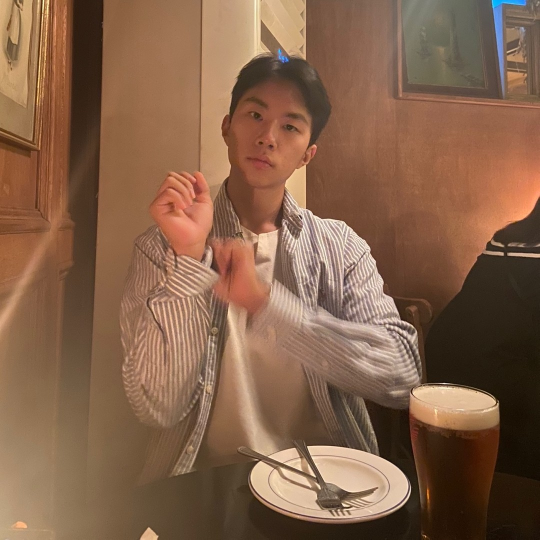
#> input picture Exploration/Ex04/human_segmentation/images/my_image.png, 1079 x 1079 px, found by its file name (shown at 1/2 size)
$ jupyter execute --allow-errors 0729.ipynb   (shell and % lines are left out)
#> lines starting #> are read from the running program, lines starting #| are printed output that depends on the picture
# 환경 변수 세팅

[cell 1]
# cv2: OpenCV 라이브러리로, 실시간 컴퓨터 비전을 목적으로 한 프로그래밍 라이브러리
# numpy(NumPy): 행렬이나 대규모 다차원 배열을 쉽게 처리할 수 있도록 지원하는 라이브러리. 데이터 구조 외에도 수치 계산을 위해 효율적으로 구현된 기능을 제공
# torch: PyTorch. 딥러닝 및 텐서 연산을 위한 라이브러리. 인공지능 모델을 만들거나 불러와 추론하는 도구
# torchvision: 이미지 변환 및 전처리를 위한 torchvision의 transform 모듈
# deeplabv3_resnet101: 사전 학습된 DeepLabV3 모델. 이미지를 분류하도록 학습된 모델
# matplotlib: 파이썬 프로그래밍 언어 및 수학적 확장 NumPy 라이브러리를 활용한 플로팅 라이브러리로, 데이터 시각화 도구

import cv2
import os
import numpy as np
import torch
import torchvision.transforms as T
from torchvision.models.segmentation import deeplabv3_resnet101
import matplotlib.pyplot as plt

print('슝=3')

[cell 2]
# 준비한 이미지 파일의 경로를 이용하여, 이미지 파일을 읽음
# cv2.imread(경로): 경로에 해당하는 이미지 파일을 읽어서 변수에 저장

home_dir = os.getenv('HOME')
img_path = os.path.join(home_dir, "work/human_segmentation/images/my_image.png")
img_orig = cv2.imread(img_path)
#> img_orig is the input picture: shape (1079, 1079, 3); mean B, G, R 74, 97.9, 132.6

print(f"이미지 크기: {img_orig.shape}")
#| 이미지 크기: (1079, 1079, 3)

# cv2.cvtColor(입력 이미지, 색상 변환 코드): 입력 이미지의 색상 채널을 변경
# cv2.COLOR_BGR2RGB: 이미지 색상 채널을 변경 (BGR 형식을 RGB 형식으로 변경)
# plt.imshow(): 저장된 데이터를 이미지의 형식으로 표시, 입력은 RGB(A) 데이터 혹은 2D 스칼라 데이터
# plt.show(): 현재 열려있는 모든 figure를 표시 (여기서 figure는 이미지, 그래프 등)

plt.imshow(cv2.cvtColor(img_orig, cv2.COLOR_BGR2RGB))
plt.show()

#> (a cell that did not finish here is left out)

#> (a cell that did not finish here is left out)

#> (a cell that did not finish here is left out)

#> (a cell that did not finish here is left out)

==================================================================================

PASCAL VOD 데이터로 학습된 모델을 사용할 것이다.

모델마다 학습시킨 데이터에 따라 결괏값이 달라지므로 어떤 데이터를 학습시켰는 지 '확인'하는 것이 중요하다.

[cell 7]
#pascalvoc 데이터의 라벨종류
LABEL_NAMES = [
    'background', 'aeroplane', 'bicycle', 'bird', 'boat', 'bottle', 'bus',
    'car', 'cat', 'chair', 'cow', 'diningtable', 'dog', 'horse', 'motorbike',
    'person', 'pottedplant', 'sheep', 'sofa', 'train', 'tv'
]
len(LABEL_NAMES)
# Background를 제외하면 20개의 클래스가 있다.

#> (a cell that did not finish here is left out)

#> (a cell that did not finish here is left out)

#> (a cell that did not finish here is left out)

[cell 11]
#컬러맵 만들기
# 출력물을 살펴보기

colormap = np.zeros((256, 3), dtype=int)
ind = np.arange(256, dtype=int)

for shift in reversed(range(8)):
    for channel in range(3):
        colormap[:, channel] |= ((ind >> channel) & 1) << shift
    ind >>= 3

colormap[:20]  # 생성한 20개의 컬러맵 출력

[cell 12]
colormap[15] #컬러맵 15에 해당하는 배열 출력 (pacalvoc에 LABEL_NAMES 15번째인 사람)

#> (a cell that did not finish here is left out)

#> (a cell that did not finish here is left out)

배경 흐리게 하기 blur()

[cell 15]
# (13,13)은 blurring kernel size를 뜻합니다
# 다양하게 바꿔서 blur 강도를 조절할 수 있다.
img_orig_blur = cv2.blur(img_orig, (13, 13))
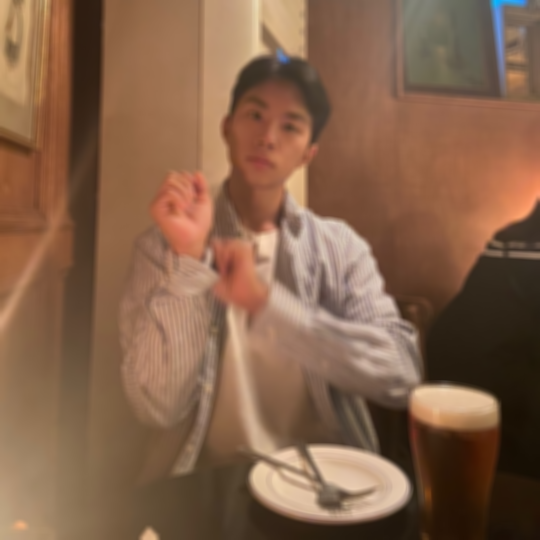
#> img_orig_blur: shape (1079, 1079, 3) (shown at 1/2 size); mean B, G, R 74, 97.9, 132.6

plt.imshow(cv2.cvtColor(img_orig_blur, cv2.COLOR_BGR2RGB))
plt.show()

bitwise_not 함수를 이용하면 이미지가 반전된다.

원래 마스크에서는 배경이 0, 사람이 255였으니 bitwise_not 연산을 하고 나면 배경은 255, 사람은 0이 되게 됨.

#> (a cell that did not finish here is left out)

### 과제: 아웃포커싱 효과가 적용된 인물모드 사진
이제 흐린 배경과 원본 이미지를 합치기만 하면 된다.

#> (a cell that did not finish here is left out)

#> (a cell that did not finish here is left out)

# 인물 모드 문제점 찾기

[cell 19]
# 고양이와 사막 이미지 불러오기
home_dir = os.getenv('HOME')
cat_img_path = os.path.join(home_dir, "work/human_segmentation/images/cat.png")
sand_img_path = os.path.join(home_dir, "work/human_segmentation/images/sand.png")

cat_img = cv2.imread(cat_img_path)
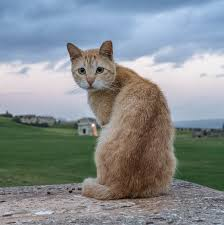
#> input picture Exploration/Ex04/human_segmentation/images/cat.png, 224 x 225 px, found by its file name
#> cat_img is the input picture: shape (225, 224, 3); mean B, G, R 142.8, 140.1, 133.9
sand_img = cv2.imread(sand_img_path)
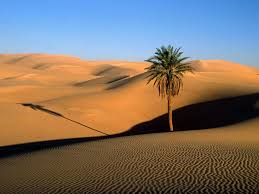
#> input picture Exploration/Ex04/human_segmentation/images/sand.png, 259 x 194 px, found by its file name
#> sand_img is the input picture: shape (194, 259, 3); mean B, G, R 106.3, 116.5, 128.4

cat_img = cv2.cvtColor(cat_img, cv2.COLOR_BGR2RGB)
sand_img = cv2.cvtColor(sand_img, cv2.COLOR_BGR2RGB)

print(f"원본 고양이 이미지 크기: {cat_img.shape}")
#| 원본 고양이 이미지 크기: (225, 224, 3)
print(f"배경(사막) 이미지 크기: {sand_img.shape}")
#| 배경(사막) 이미지 크기: (194, 259, 3)

plt.figure(figsize=(10, 5))
plt.subplot(1, 2, 1)
plt.imshow(cat_img)

plt.subplot(1, 2, 2)
plt.imshow(sand_img)

plt.show()
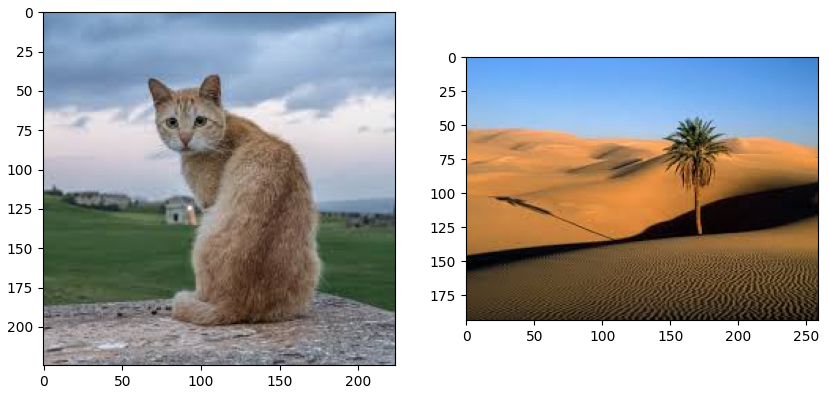
#> figure drawn by matplotlib, 2 panels
